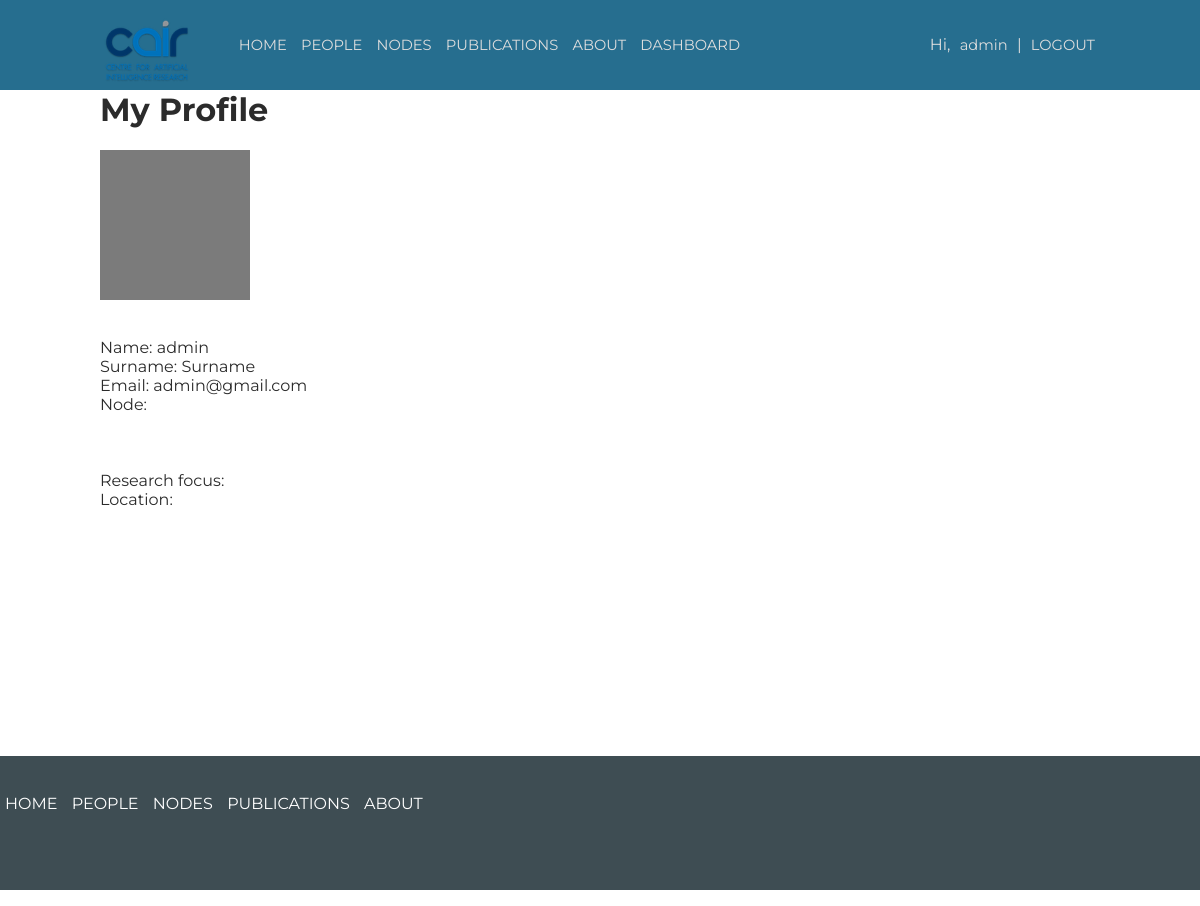
Before: /profile.php (signed in) with the older database file.
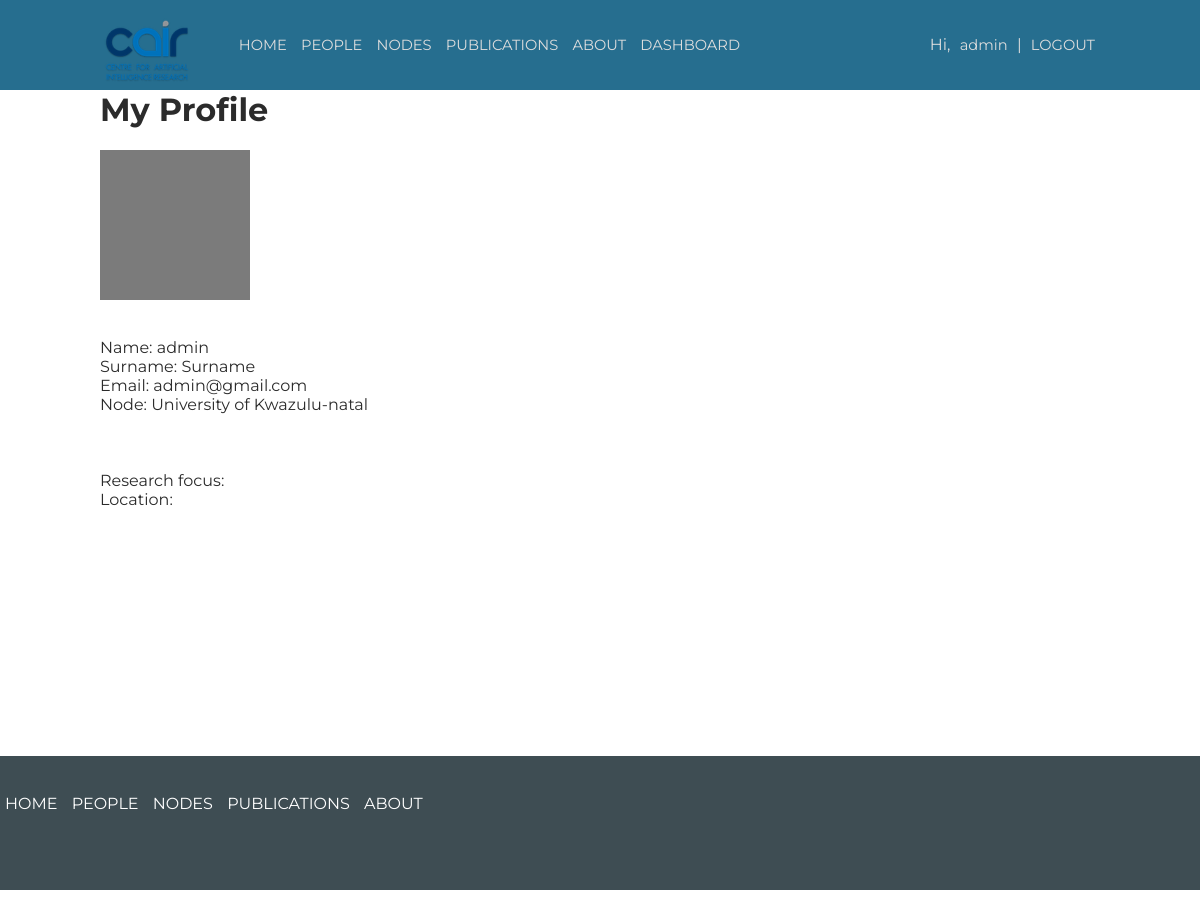
After: the same page with the newer database file.
### tables this page shows
CREATE TABLE `nodes` (
  `node_id` int(11) NOT NULL,
  `node_name` varchar(255) NOT NULL,
  `research_focus` text NOT NULL,
  `node_date` int(11) NOT NULL,
  `dp_url` varchar(255) NOT NULL,
  `research_focus_description` text NOT NULL
);

### assets/php/fetch_data.php (called while the page is built, shortened)
<?php
    include './assets/php/connection.php';
    $query2 = "SELECT * FROM users";
    $query3 = "SELECT * FROM nodes";
    $people_from_db = mysqli_query($dbc, $query2);
    $nodes_from_db = mysqli_query($dbc, $query3);
?>

### assets/php/classes/person.php (called while the page is built, shortened)
<?php
class Person{
    var $name;
    var $surname;
    var $email;
    var $permission;
    var $node_id;
    function __construct(){
        $this->name = "";
        $this->surname = "";
        $this->email = "";
        $this->permission = -1;
        $this->node_id = 0;
    }
    function set_details($user_name, $user_surname, $user_email, $user_permission, $user_node_id){
        $this->name = $user_name;
        $this->surname = $user_surname;
        $this->email = $user_email;
        $this->node_id = $user_node_id;
        $this->permission = $user_permission;
    }
    function get_name(){
        return $this -> name;
    }
    function get_surname(){
        return $this -> surname;
    }
    function get_email(){
        return $this -> email;
    }
    function get_node_id(){
        return $this -> node_id;
    }
    function get_permission(){
        return $this -> permission;
    }
}
?>

### assets/php/classes/node.php (called while the page is built, shortened)
<?php
class Node{
    var $id;
    var $name;
    function __construct(){
        $this -> name = 'undefined';
        $this -> id = -1;
    }
    function set_details($id, $name, $focus, $description, $url ){
        $this -> name = $name;
        $this -> id = $id;
    }
    function get_id(){
        return $this -> id;
    }
    function get_name(){
        return $this -> name;
    }
}
?>

### profile.php (the view, shortened to what this page needs)
<html lang="en">
<head>
    <?php include './assets/php/dependencies.php';?>
</head>
<body>
    <?php include './assets/php/header.php';?>
<div class="container">
            <h1>My Profile</h1>
            <div id="profile-pic"></div>
            <br>
            <br> Name:
            <?php echo $user->get_name();?>
                <br> Surname:
                <?php echo $user->get_surname();?>
                    <br> Email:
                    <?php echo $user->get_email();?>
                        <br>Node: <?php
    $id = $user->get_node_id();
    $nodes = unserialize($_SESSION['nodes']);
    foreach ($nodes as $tmp):
    $r = $tmp->get_name();
    $node_id = $tmp ->get_id();
    if ($node_id == $id){
        echo $r;
        break;
    }
    endforeach;
    ?><br>
                        <br>
                        <?php if($user_permission == 4){
        echo "<h2>MEMBERSHIP REJECTED</h2> Your application to become a CAIR member has been rejected. Please ensure that the necessary procedures have been followed before applying to become a CAIR member. To request new membership, please contact the your node administrator.";
    }
    else if($user_permission == 0){
        echo "<h2>MEMBERSHIP REQUESTED</h2>";
    }else if ($user_permission == 1 || $user_permission == 2){
        echo "<br>
        <br>Research focus:<br>Location:";
    }
    ?>
 <br>
 <br>
 </div>
 <?php include './assets/php/footer.php';?>
</body>
</html>

Changed rows visible on the page:
added nodes: node_name "University of Kwazulu-natal"
